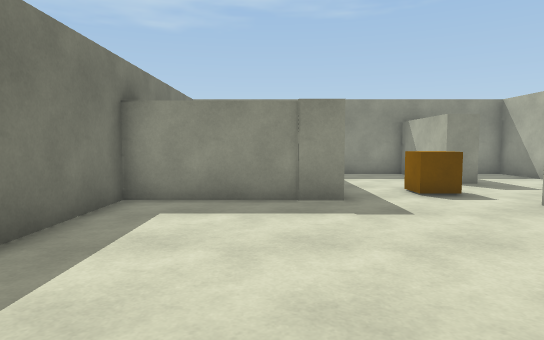
view 1 (above)

12 first-person views from a walk through a 3-D level made in the Unity game engine. The camera is 1.2 m above the floor, tilts 4° down and sees 75° across. The floor is counted in squares, 1 m on a side. Each view is taken from the middle of a square. On the plan, view 1 faces up. The plan holds only what a view shows up to about 14 squares ahead; the rest is blank. The place goes on beyond the plan. The player is left out.

view 2
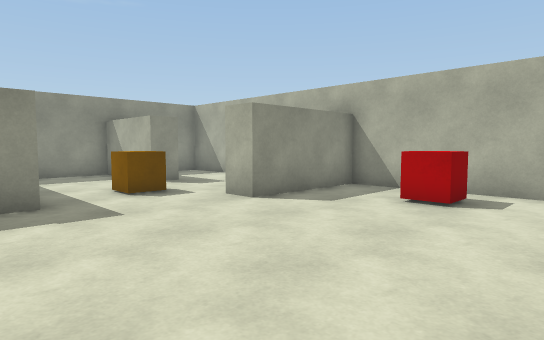

view 3
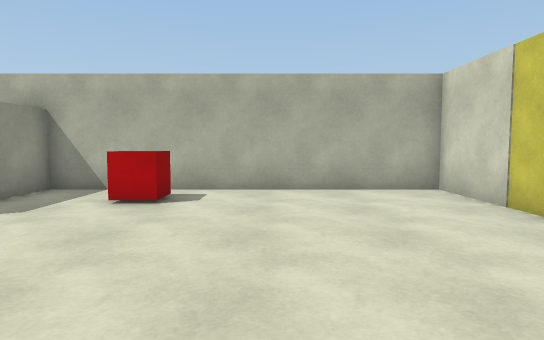

view 4
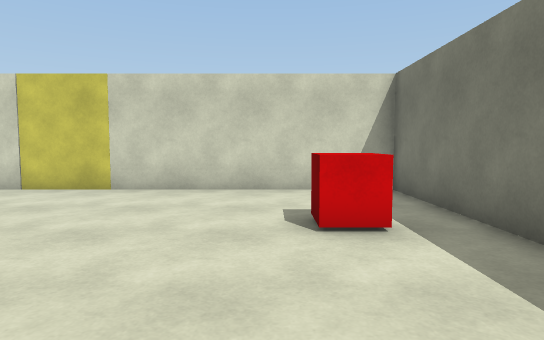

view 5
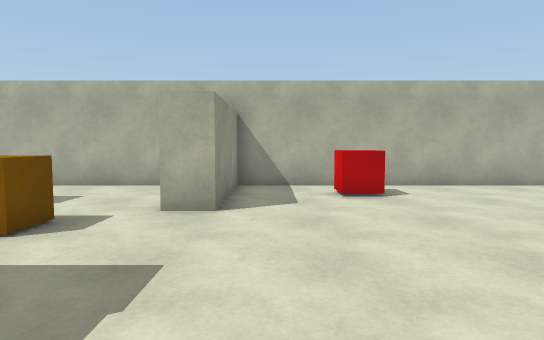

view 6
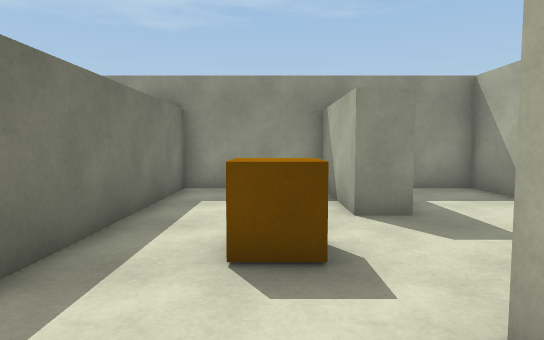

view 7
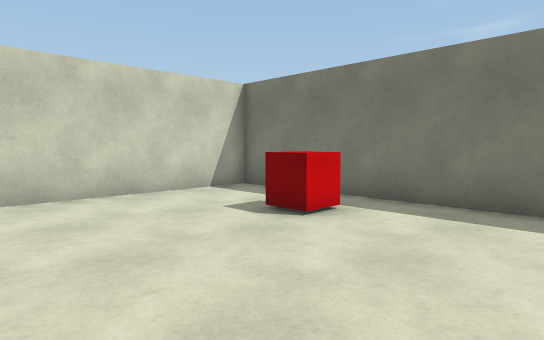

view 8
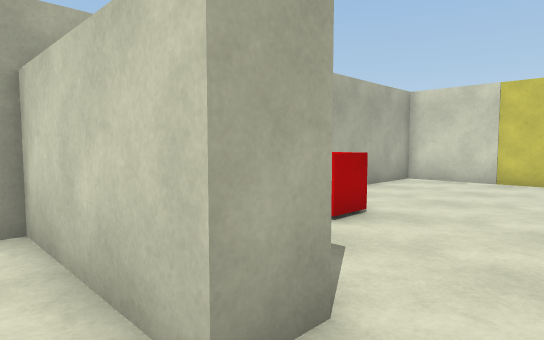

view 9
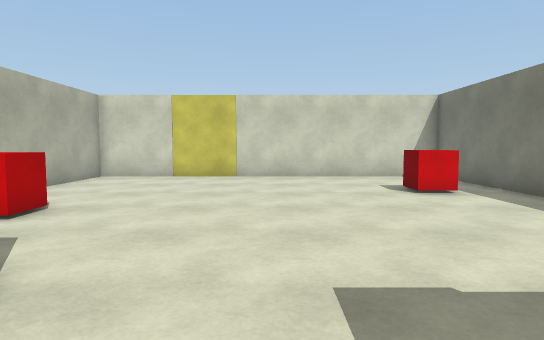

view 10
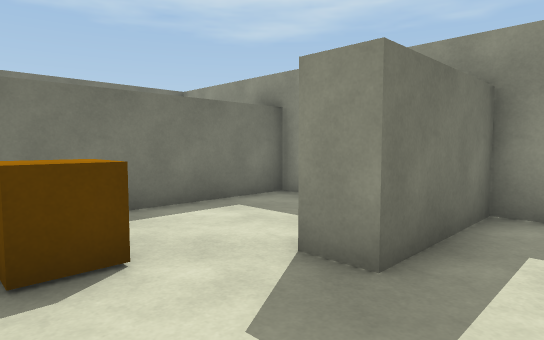

view 11
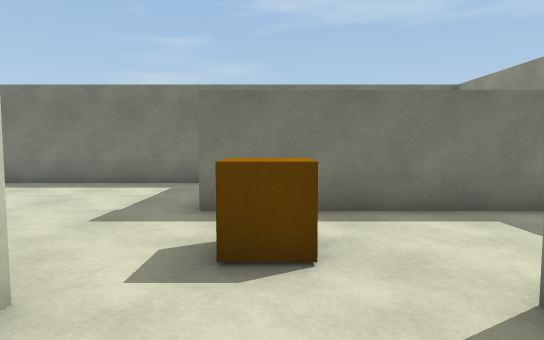

view 12
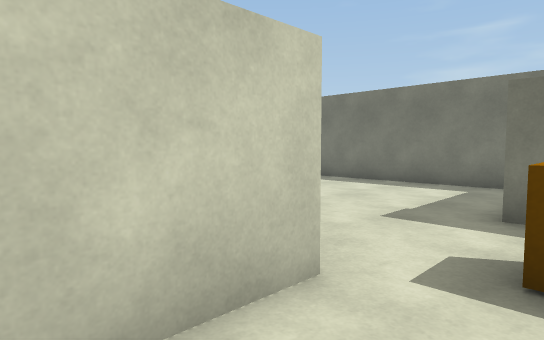

### Floor plan
Points are (right, up) in squares from view 1. A wall is a line through its corners. A room is listed if a view was taken in it or the views show most of it. See-through windows are left out.
Room 1 (views 1, 2, 3, 4, 5, 6, 7, 8, 9, 10, 11, 12)
walls: (5.4, 6) (5.4, 7) (9.6, 7) (9.6, 14.8) (6.4, 14.8) (6.4, 11) (5.4, 11) (5.4, 14.8) (1.6, 14.8) (1.6, 7.7) (-3.3, 7.7) (-3.3, -4.5) (9.6, -4.5) (9.6, 6) (5.4, 6)
objects: red cube (-2, -1) to (-1, 0); orange cube (4, 9); red cube (7, 2) to (8, 3)

Where each view was taken, in squares from view 1:
view 1: 0 up, 0 right, facing up
view 2: 0 up, 0 right, facing up-right
view 3: 0 up, 0 right, facing right
view 4: 5 up, 0 right, facing down
view 5: 5 up, 1 left, facing right
view 6: 5 up, 4 right, facing up
view 7: 4 up, 4 right, facing down-left
view 8: 8 up, 4 right, facing down-right
view 9: 9 up, 3 right, facing down
view 10: 8 up, 8 right, facing up-left
view 11: 9 up, 8 right, facing left
view 12: 9 up, 8 right, facing down-left
